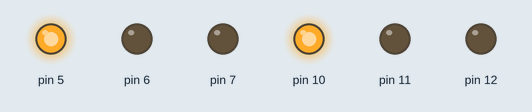
A sketch run on a simulated Arduino Uno, built with avr-gcc and run on an emulated ATmega328P. On the bench: output pins drawn as LEDs (lit = HIGH).

Above: at 2.5 s.
At 6.5 s:
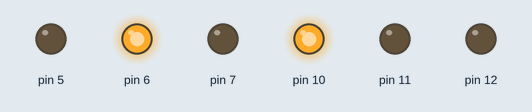
At 8.5 s:
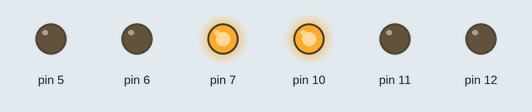
At 11.5 s:
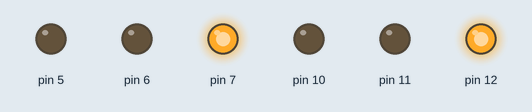
At 15.5 s:
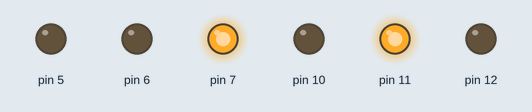
Timing chart, 0 to 23.4 s (numbered marks = the images above):
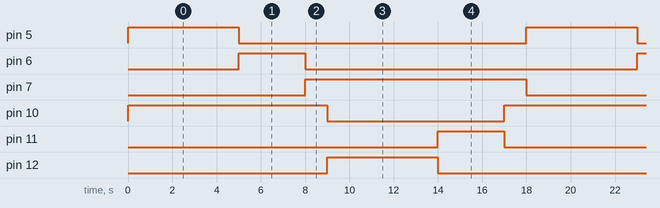

The sketch:

exercicioCruzamento.ino
```cpp
// C++ code
//
void setup()
{
  pinMode(10, OUTPUT);
  pinMode(5, OUTPUT);
  pinMode(6, OUTPUT);
  pinMode(7, OUTPUT);
  pinMode(12, OUTPUT);
  pinMode(11, OUTPUT);

  digitalWrite(10, HIGH);
  digitalWrite(5, HIGH);
}

void loop()
{
  delay(5000); // Wait for 5000 millisecond(s)
  digitalWrite(5, LOW);
  digitalWrite(6, HIGH);
  delay(3000); // Wait for 3000 millisecond(s)
  digitalWrite(6, LOW);
  digitalWrite(7, HIGH);
  delay(1000); // Wait for 1000 millisecond(s)
  digitalWrite(12, HIGH);
  digitalWrite(10, LOW);
  delay(5000); // Wait for 5000 millisecond(s)
  digitalWrite(11, HIGH);
  digitalWrite(12, LOW);
  delay(3000); // Wait for 3000 millisecond(s)
  digitalWrite(11, LOW);
  digitalWrite(10, HIGH);
  delay(1000); // Wait for 1000 millisecond(s)
  digitalWrite(7, LOW);
  digitalWrite(5, HIGH);
}
```

Measured:
- by itself, pin 5, pin 12: alternates HIGH for 5.0 s and LOW for 13.0 s
- by itself, pin 6, pin 11: alternates HIGH for 3.0 s and LOW for 15.0 s
- by itself, pin 7, pin 10: alternates HIGH for 10.0 s and LOW for 8.0 s
